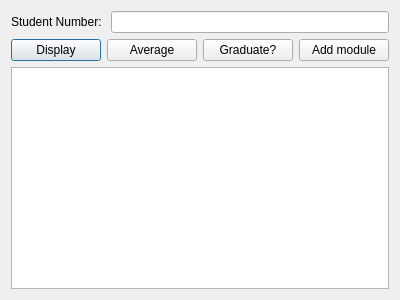
<?xml version="1.0" encoding="UTF-8"?>
<ui version="4.0">
 <class>ProcessStudent</class>
 <widget class="QDialog" name="ProcessStudent">
  <property name="geometry">
   <rect>
    <x>0</x>
    <y>0</y>
    <width>400</width>
    <height>300</height>
   </rect>
  </property>
  <property name="windowTitle">
   <string>ProcessStudent</string>
  </property>
  <layout class="QVBoxLayout" name="verticalLayout_2">
   <item>
    <layout class="QHBoxLayout" name="horizontalLayout">
     <item>
      <widget class="QLabel" name="label">
       <property name="text">
        <string>Student Number: </string>
       </property>
      </widget>
     </item>
     <item>
      <widget class="QLineEdit" name="studentNumberLineEdit"/>
     </item>
    </layout>
   </item>
   <item>
    <layout class="QHBoxLayout" name="horizontalLayout_2">
     <item>
      <widget class="QPushButton" name="displayButton">
       <property name="text">
        <string>Display</string>
       </property>
      </widget>
     </item>
     <item>
      <widget class="QPushButton" name="averageButton">
       <property name="text">
        <string>Average</string>
       </property>
      </widget>
     </item>
     <item>
      <widget class="QPushButton" name="graduateButton">
       <property name="text">
        <string>Graduate?</string>
       </property>
      </widget>
     </item>
     <item>
      <widget class="QPushButton" name="addModuleButton">
       <property name="text">
        <string>Add module</string>
       </property>
      </widget>
     </item>
    </layout>
   </item>
   <item>
    <widget class="QTextEdit" name="textEdit"/>
   </item>
  </layout>
 </widget>
 <layoutdefault spacing="6" margin="11"/>
 <resources/>
 <connections/>
</ui>
